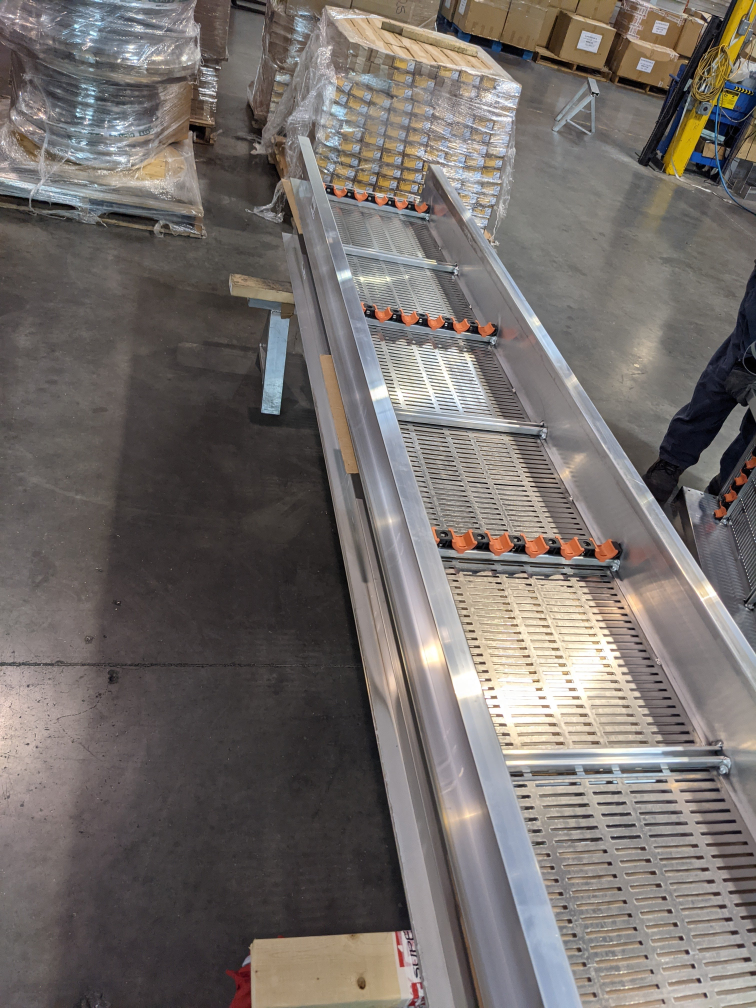
#> input picture 7.jpg, 3024 x 4032 px (shown at 1/4 size)
$ python histograms.py
#> lines starting #> are read from the running program, lines starting #| are printed output that depends on the picture; after the words box and inside, x2 and y2 are one past the last pixel; in counts of white or black regions, pixels touching at a corner belong together
#> further down, img is the input picture: shape (4032, 3024, 3); mean B, G, R 105.7, 109, 115.2
### cvutils.py
import cv2 as cv

def aspect_ratio(img):
    (height, width) = (img.shape[0], img.shape[1])
#> height = 4032; width = 3024
    return (height/width)

def resize(img, height, width, keep_aspect_ratio = False ):
    if keep_aspect_ratio == False:
        return cv.resize(img, (height, width))
    asr = aspect_ratio(img)
#> asr = 1.33
    if width == None:
        h =height
        w = int(h *asr)
    elif height == None:
        w = width
        h =int(w /asr)
#> h = 600
    return cv.resize(img, (h,w))
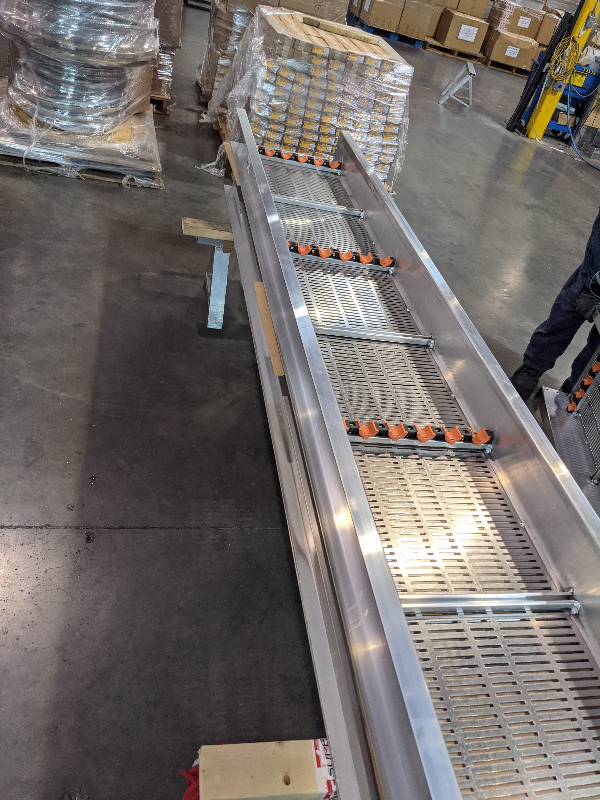
#> returned value: shape (800, 600, 3); mean of channels 0, 1, 2 105.6, 108.9, 115.1; drawn as B, G, R

# [6 lines left out: function contours_in, not called in this run]

### histograms.py
import numpy as np
import cv2 as cv
import cvutils
import matplotlib.pyplot as plt


img = cv.imread('7.jpg')
img = cvutils.resize(img,None, width=800, keep_aspect_ratio=True)

blank = np.zeros((img.shape[:2]), dtype='uint8')
# # create a mask of shape
mask= cv.circle(blank, (img.shape[1]//2 + 200, img.shape[0]//2), 100, 255, -1)
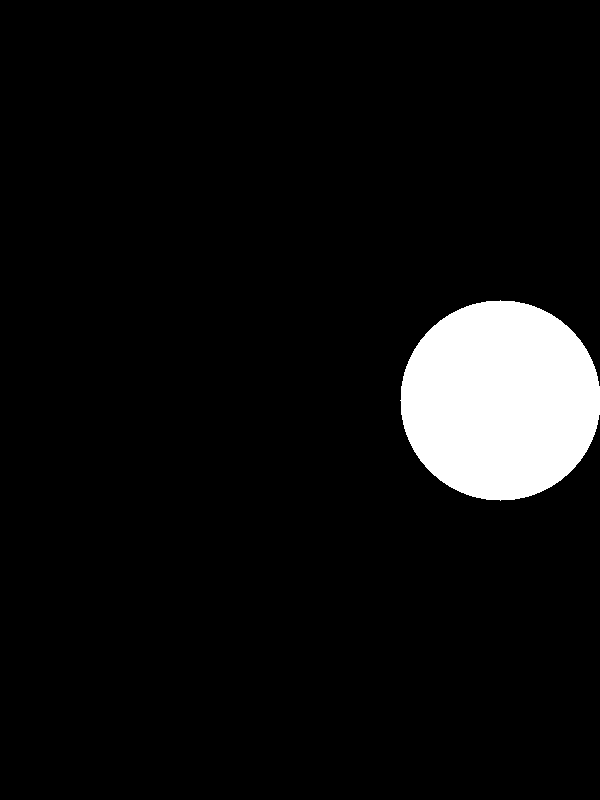
#> blank: shape (800, 600); 6.5% white; 1 white region, box (x1, y1, x2, y2) and area: (400, 300, 600, 501) 31416

# gray = cv.cvtColor(img, cv.COLOR_BGR2GRAY)

# gray_hist = cv.calcHist([gray], [0], mask,  [256],[0, 256])

masked = cv.bitwise_and(img,img, mask = mask)
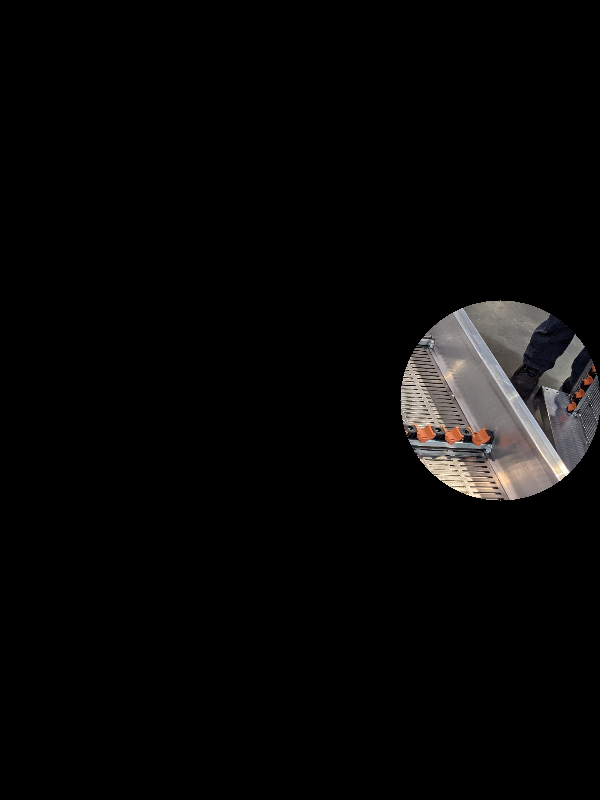
#> masked: shape (800, 600, 3); mean B, G, R 7.3, 7.5, 8


plt.figure()
plt.title('BGR  Histograms')
plt.xlabel('Bins')
plt.ylabel('no of pixels')

colors= ('b', 'g', 'r')

for i, col in enumerate(colors):
    hist = cv.calcHist([img], [i], mask, [256], [0,256])
    plt.plot(hist)
    plt.xlim([0,256])


# plt.plot(gray_hist)
# plt.xlim([0,256])


cv.imshow('Image', masked)
plt.show()
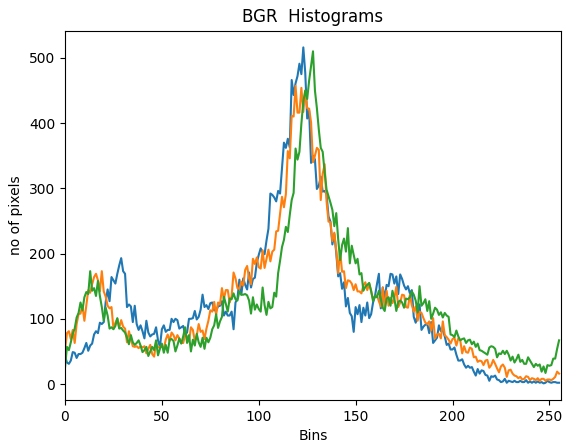
#> figure drawn by matplotlib, 1 panel; curve peaks at x = 123, y = 516; curve peaks at x = 119, y = 457; curve peaks at x = 128, y = 510
cv.waitKey(0)

$ run again, with 1.jpg copied over 7.jpg
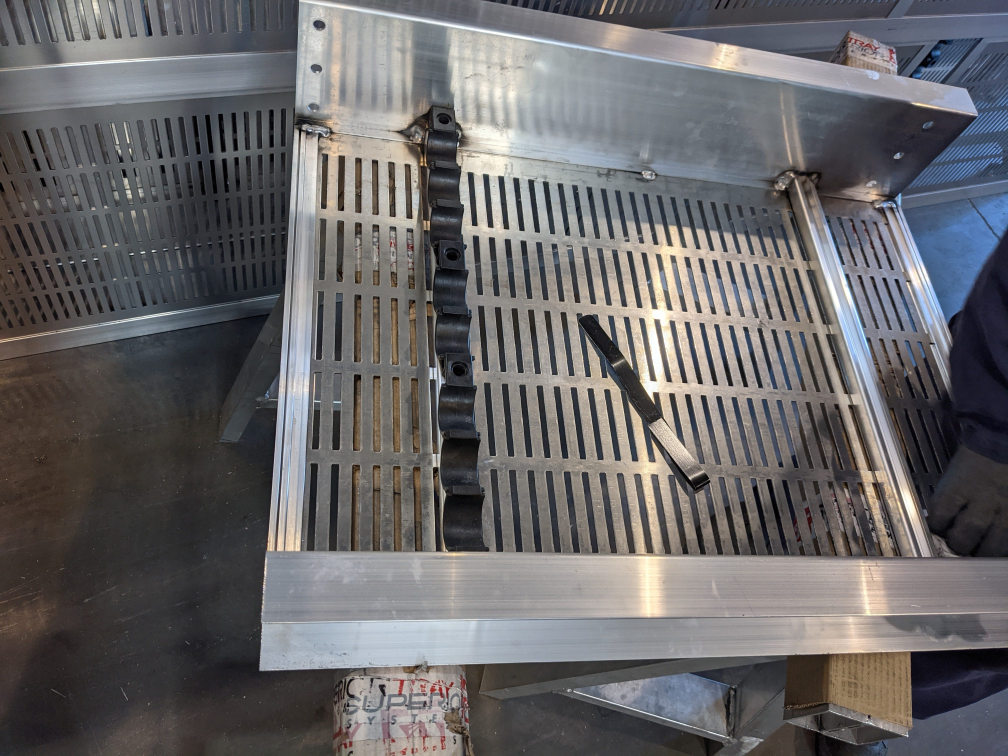
#> input picture 1.jpg, 4032 x 3024 px (shown at 1/4 size)
#> img is the input picture: shape (3024, 4032, 3); mean B, G, R 104.1, 102.6, 104.2
#> asr = 0.75
#> h = 1066
#> `mask= cv.circle(blank, (img.shape[1]//2 + 200, img.shape[0]//2), 100, ..`:
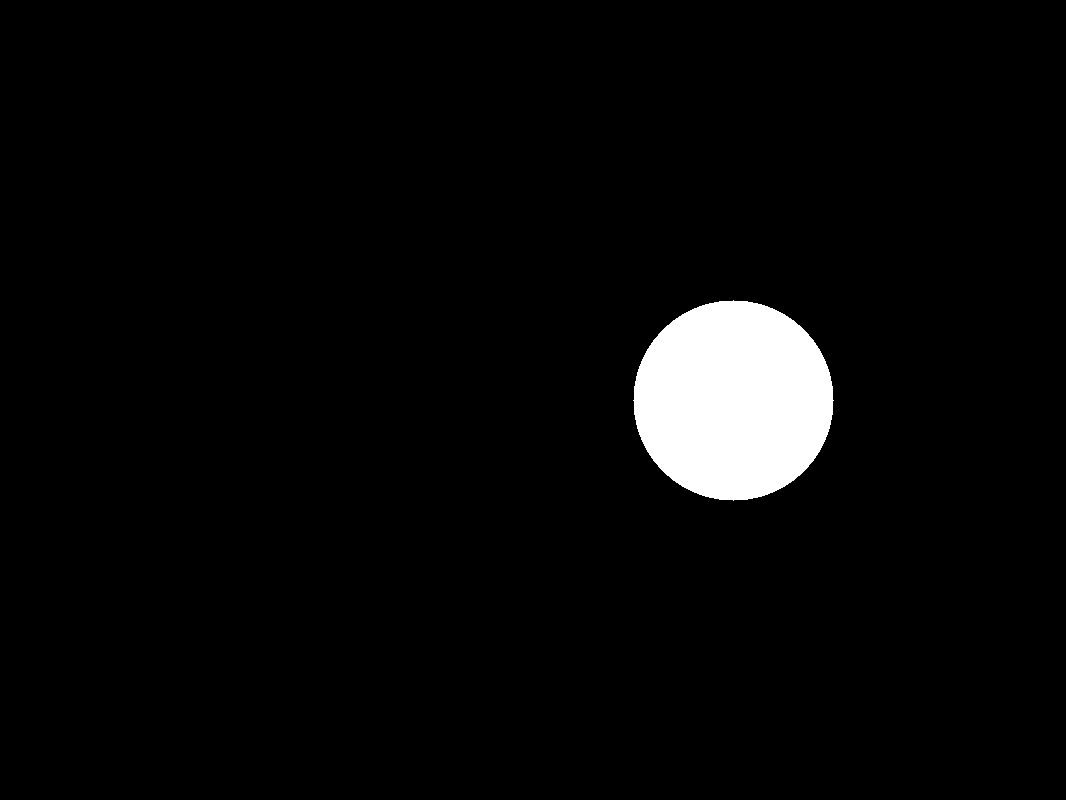
#> blank: shape (800, 1066); 3.7% white; 1 white region, box (x1, y1, x2, y2) and area: (633, 300, 834, 501) 31417
#> `plt.show()`:
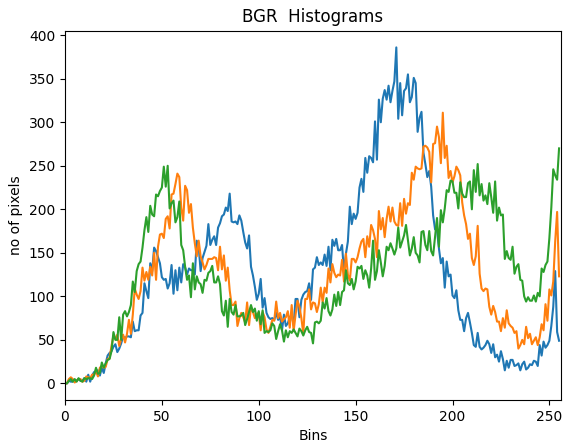
#> figure drawn by matplotlib, 1 panel; curve peaks at x = 171, y = 386; curve peaks at x = 195, y = 311; curve peaks at x = 255, y = 270

$ run again, with 2.jpg copied over 7.jpg
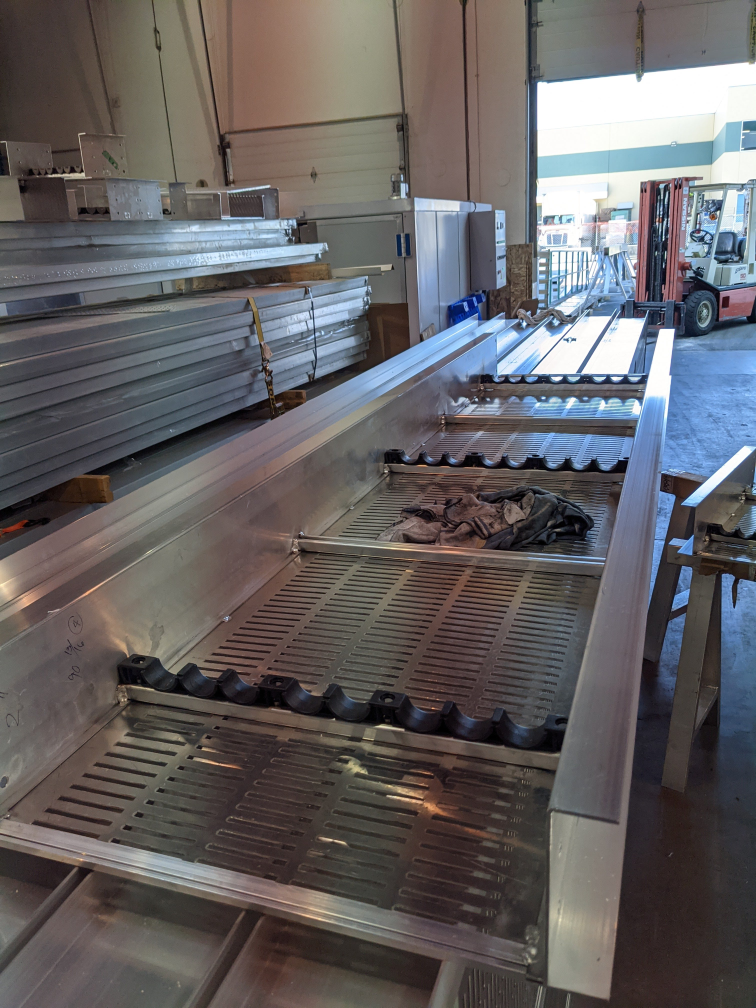
#> input picture 2.jpg, 3024 x 4032 px (shown at 1/4 size)
#> img is the input picture: shape (4032, 3024, 3); mean B, G, R 98.3, 97, 100.1
#> asr = 1.33
#> h = 600
#> blank: shape (800, 600); 6.5% white; 1 white region, box (x1, y1, x2, y2) and area: (400, 300, 600, 501) 31416
#> `masked = cv.bitwise_and(img,img, mask = mask)`:
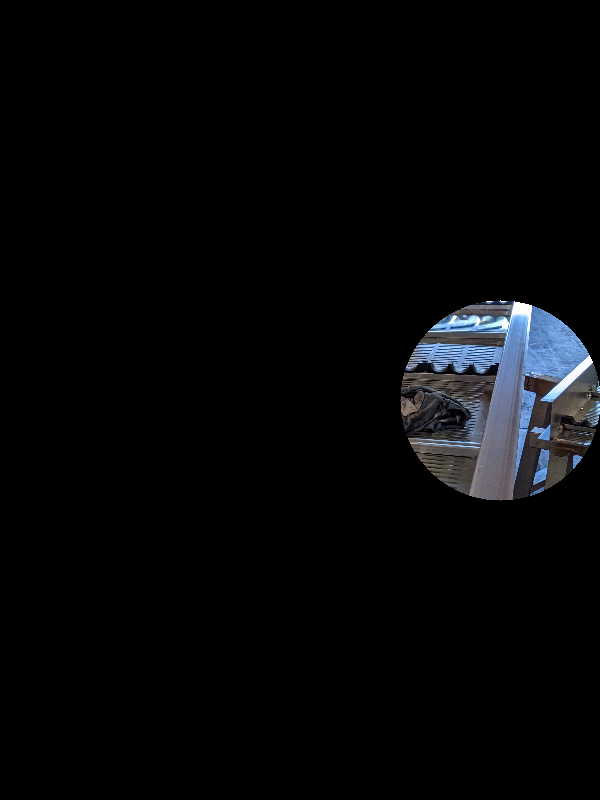
#> masked: shape (800, 600, 3); mean B, G, R 7.7, 6.5, 5.8
#> `plt.show()`:
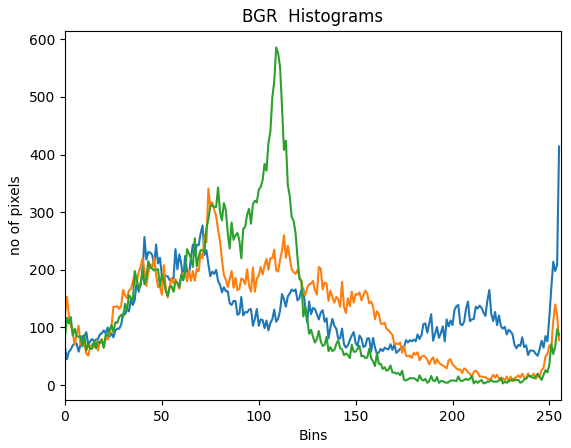
#> figure drawn by matplotlib, 1 panel; curve peaks at x = 255, y = 414; curve peaks at x = 74, y = 341; curve peaks at x = 109, y = 586

$ run again, with 3.jpg copied over 7.jpg
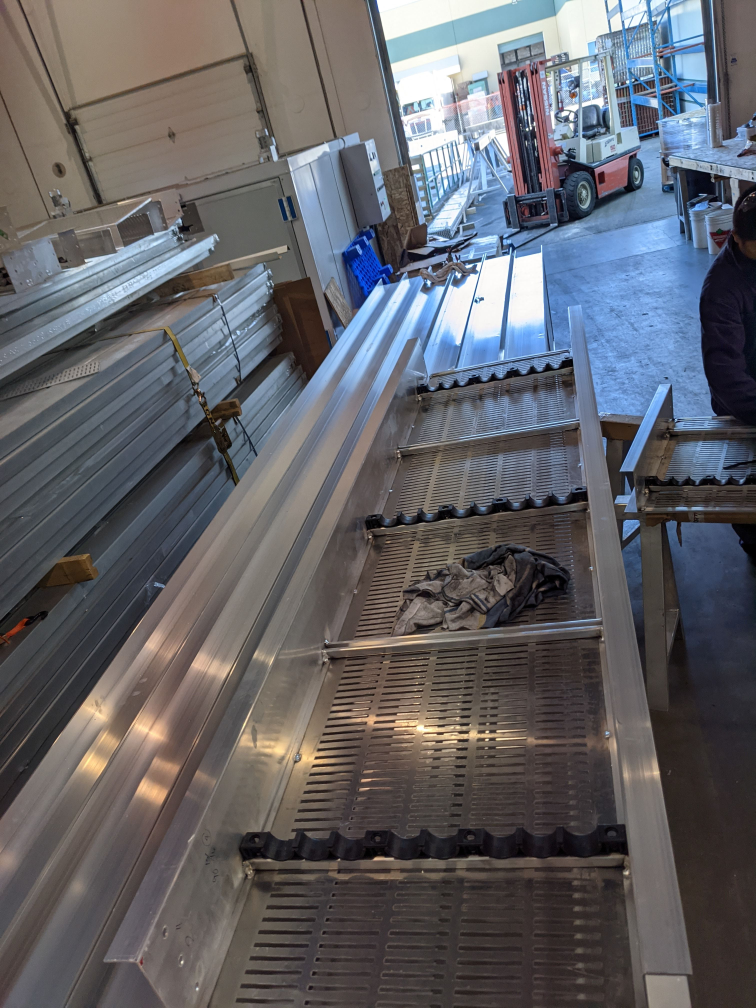
#> input picture 3.jpg, 3024 x 4032 px (shown at 1/4 size)
#> img is the input picture: shape (4032, 3024, 3); mean B, G, R 102.6, 97.9, 98.1
#> asr = 1.33
#> h = 600
#> blank: shape (800, 600); 6.5% white; 1 white region, box (x1, y1, x2, y2) and area: (400, 300, 600, 501) 31416
#> `masked = cv.bitwise_and(img,img, mask = mask)`:
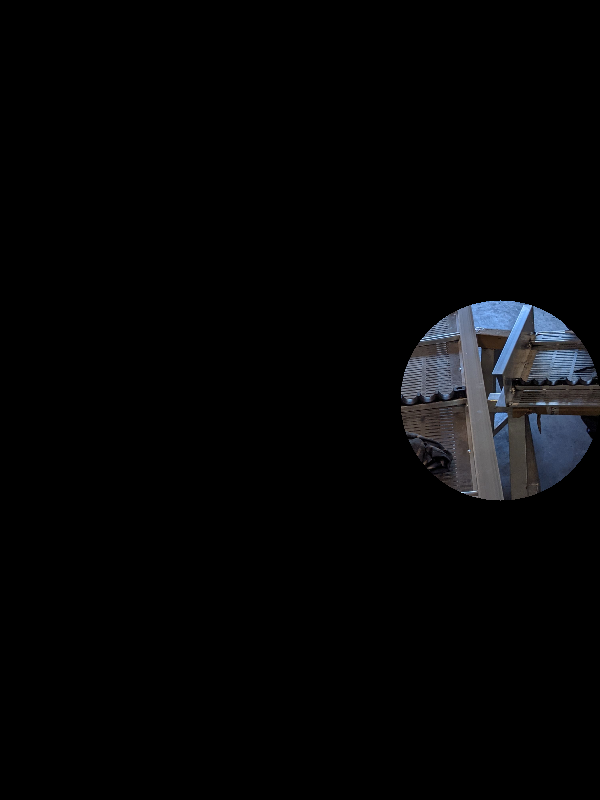
#> masked: shape (800, 600, 3); mean B, G, R 6.1, 5.2, 4.9
#> `plt.show()`:
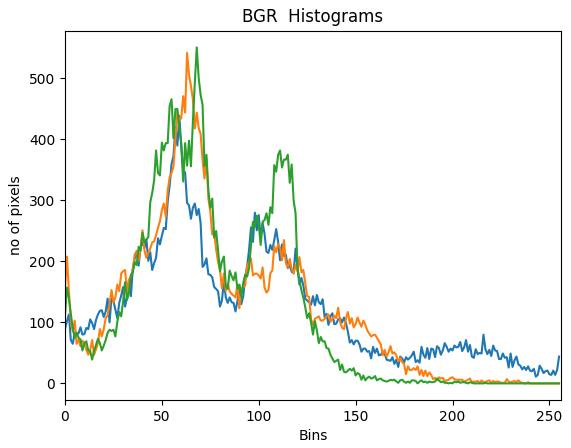
#> figure drawn by matplotlib, 1 panel; curve peaks at x = 59, y = 439; curve peaks at x = 63, y = 542; curve peaks at x = 68, y = 551
